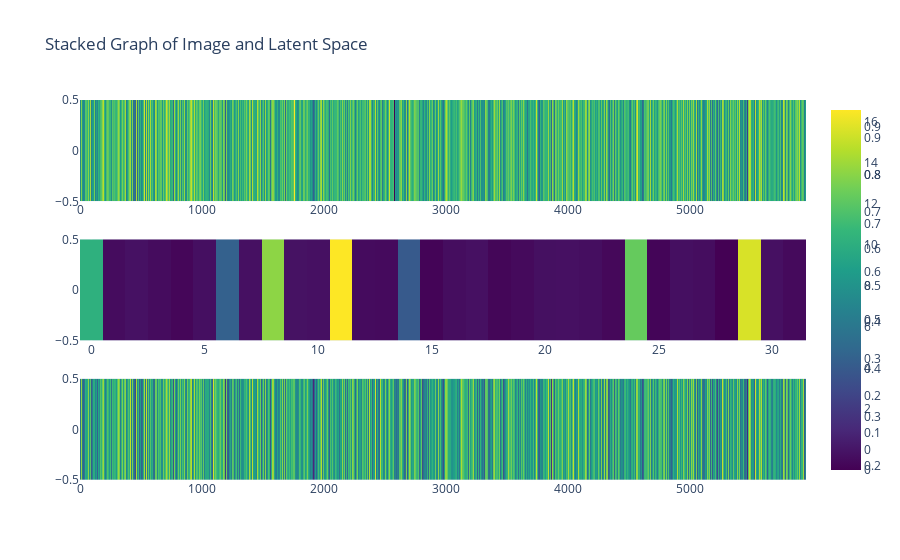

Notebook code cell kept with this figure:
### Markdown cell above
### some diagnosis

### Code cell
importlib.reload(visualisation) # to allow modification of the script without restarting the whole session

visualisation.plot_single_obs_processing(x_train, autoencoder)

### Figure 1 — Plotly figure (JSON) as saved in the notebook; plotly's stock layout.template omitted (floating-point values rounded to 4 significant figures; data arrays with more than 128 entries replaced by an {"elided": "..."} marker saying what was removed)
{"data": [{"colorscale": [[0, "#440154"], [0.1111, "#482878"], [0.2222, "#3e4989"], [0.3333, "#31688e"], [0.4444, "#26828e"], [0.5556, "#1f9e89"], [0.6667, "#35b779"], [0.7778, "#6ece58"], [0.8889, "#b5de2b"], [1, "#fde725"]], "type": "heatmap", "xaxis": "x", "yaxis": "y", "z": {"elided": "1x5953 float values"}}, {"colorscale": [[0, "#440154"], [0.1111, "#482878"], [0.2222, "#3e4989"], [0.3333, "#31688e"], [0.4444, "#26828e"], [0.5556, "#1f9e89"], [0.6667, "#35b779"], [0.7778, "#6ece58"], [0.8889, "#b5de2b"], [1, "#fde725"]], "type": "heatmap", "xaxis": "x2", "yaxis": "y2", "z": [[10.16, -0.4436, -0.1645, -0.4199, -0.7077, -0.2738, 4.442, -0.2306, 13.5, -0.1339, -0.2061, 16.55, -0.4493, -0.5033, 3.962, -0.8222, -0.3821, -0.1993, -0.7256, -0.5197, -0.2408, -0.2057, -0.3004, -0.6319, 12.36, -0.7585, -0.2697, -0.3919, -0.968, 15.56, -0.2163, -0.5285]]}, {"colorscale": [[0, "#440154"], [0.1111, "#482878"], [0.2222, "#3e4989"], [0.3333, "#31688e"], [0.4444, "#26828e"], [0.5556, "#1f9e89"], [0.6667, "#35b779"], [0.7778, "#6ece58"], [0.8889, "#b5de2b"], [1, "#fde725"]], "type": "heatmap", "xaxis": "x3", "yaxis": "y3", "z": {"elided": "1x5953 float values"}}], "layout": {"showlegend": false, "title": {"text": "Stacked Graph of Image and Latent Space"}, "xaxis": {"anchor": "y", "domain": [0, 1]}, "xaxis2": {"anchor": "y2", "domain": [0, 1]}, "xaxis3": {"anchor": "y3", "domain": [0, 1]}, "yaxis": {"anchor": "x", "domain": [0.7333, 1]}, "yaxis2": {"anchor": "x2", "domain": [0.3667, 0.6333]}, "yaxis3": {"anchor": "x3", "domain": [0, 0.2667]}}}
